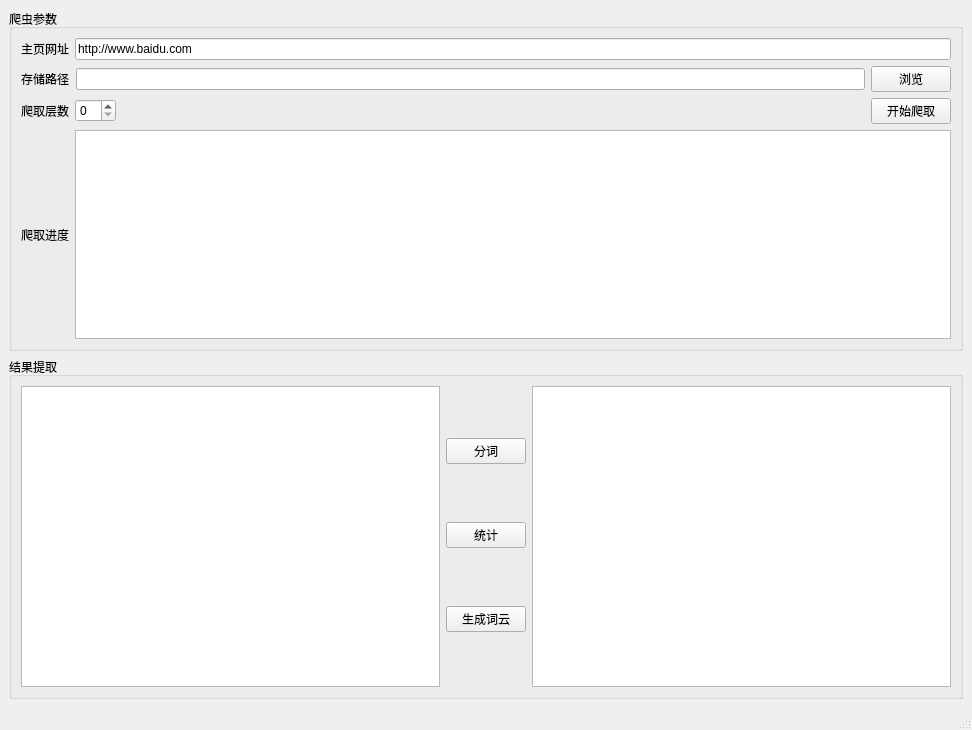
<?xml version="1.0" encoding="UTF-8"?>
<ui version="4.0">
 <class>MainWindow</class>
 <widget class="QMainWindow" name="MainWindow">
  <property name="geometry">
   <rect>
    <x>0</x>
    <y>0</y>
    <width>972</width>
    <height>730</height>
   </rect>
  </property>
  <property name="windowTitle">
   <string>MainWindow</string>
  </property>
  <widget class="QWidget" name="centralwidget">
   <layout class="QVBoxLayout" name="verticalLayout_3">
    <item>
     <widget class="QGroupBox" name="groupBox">
      <property name="title">
       <string>爬虫参数</string>
      </property>
      <layout class="QVBoxLayout" name="verticalLayout">
       <item>
        <layout class="QHBoxLayout" name="horizontalLayout">
         <item>
          <widget class="QLabel" name="label">
           <property name="text">
            <string>主页网址</string>
           </property>
          </widget>
         </item>
         <item>
          <widget class="QLineEdit" name="lineEdit">
           <property name="inputMask">
            <string/>
           </property>
           <property name="text">
            <string>http://www.baidu.com</string>
           </property>
           <property name="placeholderText">
            <string/>
           </property>
          </widget>
         </item>
        </layout>
       </item>
       <item>
        <layout class="QHBoxLayout" name="horizontalLayout_2">
         <item>
          <widget class="QLabel" name="label_2">
           <property name="text">
            <string>存储路径</string>
           </property>
          </widget>
         </item>
         <item>
          <widget class="QLineEdit" name="lineEdit_2"/>
         </item>
         <item>
          <widget class="QPushButton" name="pushButton">
           <property name="text">
            <string>浏览</string>
           </property>
          </widget>
         </item>
        </layout>
       </item>
       <item>
        <layout class="QHBoxLayout" name="horizontalLayout_3" stretch="0,0,6,0">
         <item>
          <widget class="QLabel" name="label_3">
           <property name="text">
            <string>爬取层数</string>
           </property>
          </widget>
         </item>
         <item>
          <widget class="QSpinBox" name="spinBox"/>
         </item>
         <item>
          <spacer name="horizontalSpacer">
           <property name="orientation">
            <enum>Qt::Horizontal</enum>
           </property>
           <property name="sizeHint" stdset="0">
            <size>
             <width>40</width>
             <height>20</height>
            </size>
           </property>
          </spacer>
         </item>
         <item>
          <widget class="QPushButton" name="pushButton_2">
           <property name="text">
            <string>开始爬取</string>
           </property>
          </widget>
         </item>
        </layout>
       </item>
       <item>
        <layout class="QHBoxLayout" name="horizontalLayout_5">
         <item>
          <widget class="QLabel" name="label_4">
           <property name="text">
            <string>爬取进度</string>
           </property>
          </widget>
         </item>
         <item>
          <widget class="QPlainTextEdit" name="plainTextEdit"/>
         </item>
        </layout>
       </item>
      </layout>
     </widget>
    </item>
    <item>
     <widget class="QGroupBox" name="groupBox_2">
      <property name="title">
       <string>结果提取</string>
      </property>
      <layout class="QHBoxLayout" name="horizontalLayout_4">
       <item>
        <widget class="QTextBrowser" name="textBrowser"/>
       </item>
       <item>
        <layout class="QVBoxLayout" name="verticalLayout_2">
         <item>
          <widget class="QPushButton" name="pushButton_3">
           <property name="text">
            <string>分词</string>
           </property>
          </widget>
         </item>
         <item>
          <widget class="QPushButton" name="pushButton_6">
           <property name="text">
            <string>统计</string>
           </property>
          </widget>
         </item>
         <item>
          <widget class="QPushButton" name="pushButton_5">
           <property name="text">
            <string>生成词云</string>
           </property>
          </widget>
         </item>
        </layout>
       </item>
       <item>
        <widget class="QTextBrowser" name="textBrowser_2"/>
       </item>
      </layout>
     </widget>
    </item>
   </layout>
  </widget>
  <widget class="QMenuBar" name="menubar">
   <property name="geometry">
    <rect>
     <x>0</x>
     <y>0</y>
     <width>972</width>
     <height>27</height>
    </rect>
   </property>
  </widget>
  <widget class="QStatusBar" name="statusbar"/>
 </widget>
 <resources/>
 <connections/>
</ui>
